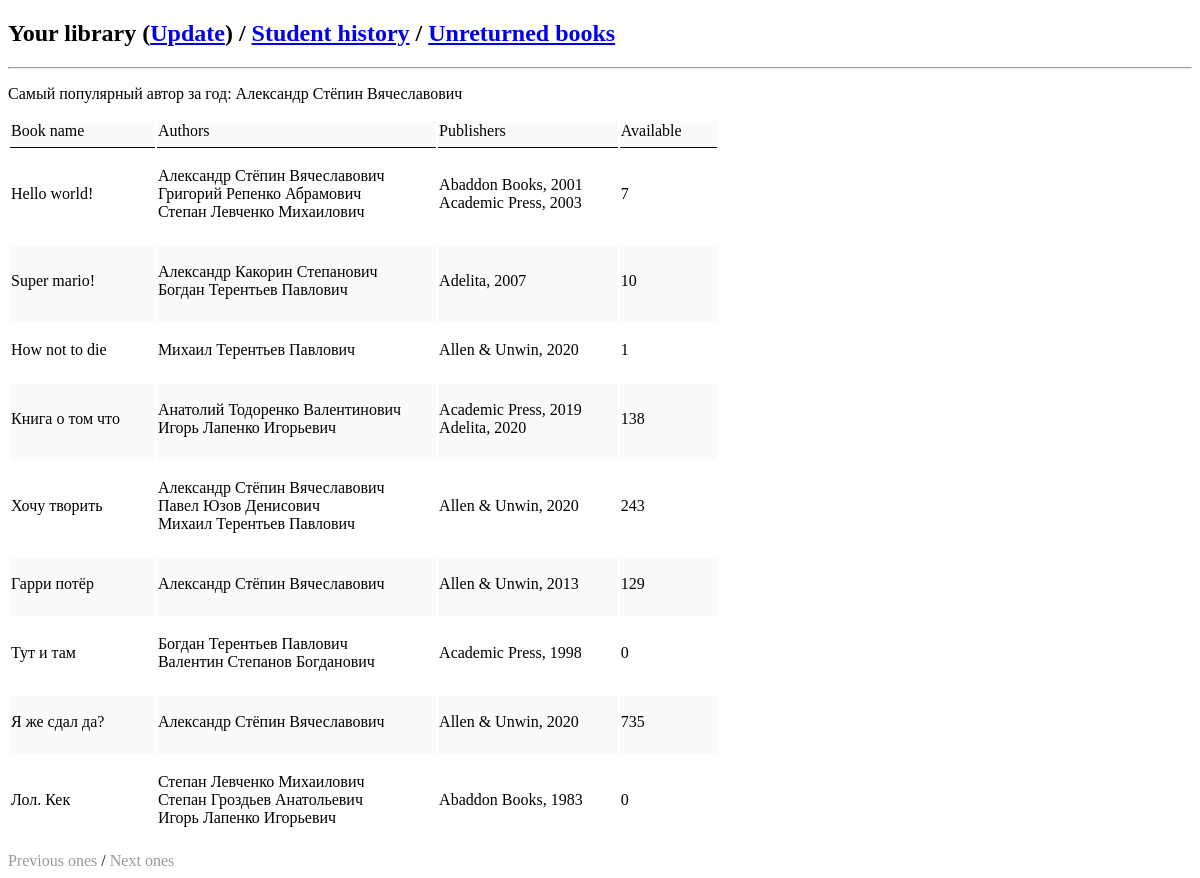
The page / on the database its author committed.
### tables this page shows
CREATE TABLE `books` (
  `id` int NOT NULL,
  `name` varchar(40) DEFAULT NULL,
  `available` smallint UNSIGNED DEFAULT '0'
);

CREATE TABLE `authors` (
  `id` int NOT NULL,
  `name` varchar(30) DEFAULT NULL,
  `surname` varchar(30) DEFAULT NULL,
  `patronymic` varchar(30) DEFAULT NULL
);

CREATE TABLE `publishers` (
  `id` int NOT NULL,
  `name` varchar(30) DEFAULT NULL
);

### index.php (the view, shortened to what this page needs)
<!DOCTYPE html>
<html lang="en" dir="ltr">
  <head>
  </head>
  <body>
    <h2>Your library (<a href="/update.php">Update</a>) / <a href="/student-history.php">Student history</a> / <a href="/given-books.php">Unreturned books</a></h2>
    <hr>
    <p>Самый популярный автор за год: <?php
    $user = "alex";
    $password = "Sfq6@8L~(peu~SX+";
    $database = "librarytestex";
    try {
      $db = new PDO("mysql:host=localhost;dbname=$database", $user, $password);
    } catch (PDOException $e) {
        print "Error!: " . $e->getMessage() . "<br/>";
        die();
    }
    $query = "SELECT COUNT(*), authorID, authors.name, authors.surname, authors.patronymic
      FROM (
        SELECT actionID, authorID FROM givenBooks JOIN `books&authors` ON givenBooks.bookID=`books&authors`.`bookID` WHERE YEAR(givenBooks.date)=YEAR(CURRENT_DATE)
      ) x JOIN authors ON x.authorID=authors.id GROUP BY authorID ORDER BY `COUNT(*)` DESC LIMIT 1";
    foreach ($db->query($query) as $popular) {
      echo "{$popular['name']} {$popular['surname']} {$popular['patronymic']}";
    }
    ?></p>
    <table class="books-list">
      <tr class="table-tr-title">
        <td>Book name</td>
        <td>Authors</td>
        <td>Publishers</td>
        <td>Available</td>
      </tr>
      <?php
      $max = 10;
      $from = is_numeric($_GET['from']) ? (int) $_GET['from'] : 1;
      $booksQuery = "SELECT * FROM books WHERE id >= $from LIMIT $max";
      foreach($db-> query($booksQuery) as $book) {
        echo "<tr>";
        echo "<td>{$book['name']}</td>";
        echo "<td>";
        echo "<ul>";
        $authorsQuery = "SELECT * FROM `authors`
          JOIN `books&authors` AS `ba` ON `authors`.id=`ba`.authorID
          WHERE `ba`.bookID={$book['id']}";
        foreach($db-> query($authorsQuery) as $author) {
          echo "<li>{$author['name']} {$author['surname']} {$author['patronymic']}</li>";
        }
        echo "</ul>";
        echo "</td>";
        echo "<td>";
        echo "<ul>";
        $publishersQuery = "SELECT * FROM `publishers`
          JOIN `books&publishers` AS `bp`
          ON `publishers`.id=`bp`.publisherID
          WHERE `bp`.bookID={$book['id']}";
        foreach($db-> query($publishersQuery) as $publisher) {
          echo "<li>{$publisher['name']}, {$publisher['year']}</li>";
        }
        echo "</ul>";
        echo "</td>";
        echo "<td>{$book['available']}</td>";
        echo "</tr>";
      }
      ?>
    </table>
    <?php
    $nextFrom = $from + $max;
    $prevFrom = ($from - $max > 1) ? $from - $max : 1;
    if ($from > 1) echo "<a href='/?from=$prevFrom'>Previous ones</a> / ";
    else echo "<a href='/?from=$prevFrom' class='disabled'>Previous ones</a> / ";
    try {
        $prevBooksQuery = "SELECT COUNT(*) FROM books WHERE id >= $nextFrom";
        $result = $db-> query($prevBooksQuery);
        if ((int) $result->fetch()['COUNT(*)'] != 0)
          echo "<a href='/?from=$nextFrom'>Next ones</a>";
        else
          echo "<a href='/?from=$nextFrom' class='disabled'>Next ones</a>";
    } catch (PDOException $e) {
        print "Error!: " . $e->getMessage() . "<br/>";
        die();
    }
    ?>
  </body>
</html>

### index.php (style rules this page uses)
.books-list td { padding-right: 35px; padding-bottom: 7px; }
.table-tr-title > td { border-bottom: 1px solid #000; }
.books-list tr:nth-of-type(odd) { background-color: rgba(100, 100, 100, .03); }
ul, ul li { list-style-type: none; text-align: left; padding-left: 0; margin-left: 0; }
a.disabled { pointer-events: none; cursor: default; color: #999; text-decoration: none; }

### rows shown on the page
books: name "Hello world!", available "7"
books&authors: authorID.name "Александр", authorID.surname "Стёпин", authorID.patronymic "Вячеславович"
books&authors: authorID.name "Григорий", authorID.surname "Репенко", authorID.patronymic "Абрамович"
books&authors: authorID.name "Степан", authorID.surname "Левченко", authorID.patronymic "Михаилович"
books&publishers: publisherID.name "Abaddon Books", year "2001"
books&publishers: publisherID.name "Academic Press", year "2003"
books: name "Super mario!", available "10"
books&authors: authorID.name "Александр", authorID.surname "Какорин", authorID.patronymic "Степанович"
books&authors: authorID.name "Богдан", authorID.surname "Терентьев", authorID.patronymic "Павлович"
books&publishers: publisherID.name "Adelita", year "2007"
books: name "How not to die", available "1"
books&authors: authorID.name "Михаил", authorID.surname "Терентьев", authorID.patronymic "Павлович"
books&publishers: publisherID.name "Allen & Unwin", year "2020"
books: name "Книга о том что", available "138"
books&authors: authorID.name "Анатолий", authorID.surname "Тодоренко", authorID.patronymic "Валентинович"
books&authors: authorID.name "Игорь", authorID.surname "Лапенко", authorID.patronymic "Игорьевич"
books&publishers: publisherID.name "Academic Press", year "2019"
books&publishers: publisherID.name "Adelita", year "2020"
books: name "Хочу творить", available "243"
books&authors: authorID.name "Александр", authorID.surname "Стёпин", authorID.patronymic "Вячеславович"
books&authors: authorID.name "Павел", authorID.surname "Юзов", authorID.patronymic "Денисович"
books&authors: authorID.name "Михаил", authorID.surname "Терентьев", authorID.patronymic "Павлович"
books&publishers: publisherID.name "Allen & Unwin", year "2020"
books: name "Гарри потёр", available "129"
books&authors: authorID.name "Александр", authorID.surname "Стёпин", authorID.patronymic "Вячеславович"
books&publishers: publisherID.name "Allen & Unwin", year "2013"
books: name "Тут и там", available "0"
books&authors: authorID.name "Богдан", authorID.surname "Терентьев", authorID.patronymic "Павлович"
books&authors: authorID.name "Валентин", authorID.surname "Степанов", authorID.patronymic "Богданович"
books&publishers: publisherID.name "Academic Press", year "1998"
books: name "Я же сдал да?", available "735"
books&authors: authorID.name "Александр", authorID.surname "Стёпин", authorID.patronymic "Вячеславович"
books&publishers: publisherID.name "Allen & Unwin", year "2020"
books: name "Лол. Кек", available "0"
books&authors: authorID.name "Степан", authorID.surname "Левченко", authorID.patronymic "Михаилович"
books&authors: authorID.name "Степан", authorID.surname "Гроздьев", authorID.patronymic "Анатольевич"
books&authors: authorID.name "Игорь", authorID.surname "Лапенко", authorID.patronymic "Игорьевич"
books&publishers: publisherID.name "Abaddon Books", year "1983"

### other values the page prints
$popular['name'] "Александр"
$popular['surname'] "Стёпин"
$popular['patronymic'] "Вячеславович"
